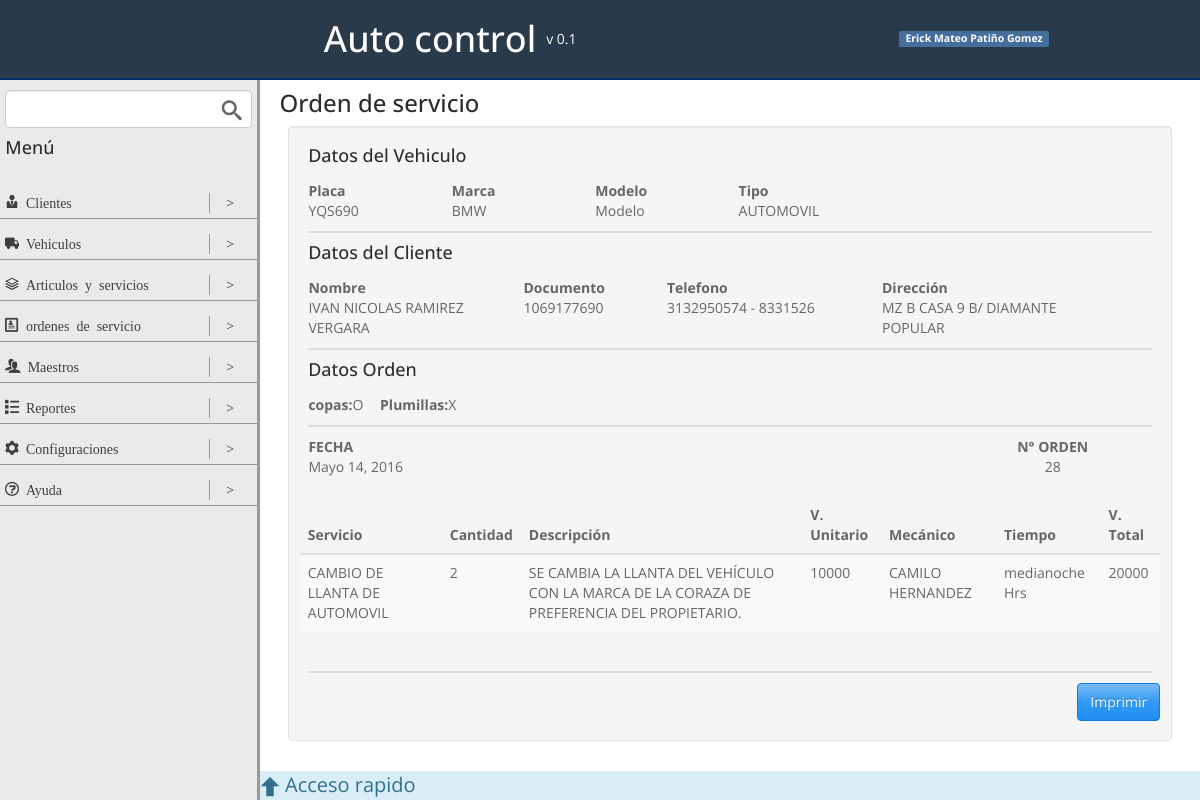
The page /orden-servicio/28/ on the database its author committed.
### ordenes_servicios/models.py (models this page shows, shortened)
class ordenServicioModel(models.Model):
	vehiculo = models.ForeignKey(vehiculoModel,null=False,blank=False)
	fecha = models.DateField(null=False,blank=False,default=datetime.now)
	state = models.PositiveIntegerField(default = 1)

class ordenServicioDetalleModel(models.Model):
	servicio = models.ForeignKey(servicioModel,null=False,blank=False)
	cantidad = models.PositiveIntegerField(null=True,blank=True)
	valorUnitario = models.PositiveIntegerField(null=True,blank=True,verbose_name='V. Unitario')
	valorTotal = models.PositiveIntegerField(null=True,blank=True, verbose_name='V. Total')
	mecanico = models.ForeignKey(mecanicoModel,null=True,blank=True)
	ordenServicio = models.ForeignKey(ordenServicioModel,null=False,blank=False)
	time = models.TimeField(auto_now = False, null = True, blank = True)

### vehiculos/models.py (models this page shows, shortened)
class vehiculoModel(models.Model):
	placa = models.CharField(max_length=10, primary_key=True, null=False, blank=False)
	cilindraje = models.IntegerField(null=True, blank=True)
	marca = models.ForeignKey(MarcaModel, null=True, blank=True)
	clase = models.CharField(max_length=50, null=True, blank=True)
	tipo = models.ForeignKey(tipoVehiculoModel, null=True, blank=True)
	cliente = models.ForeignKey(clienteModel, null=False, blank=False)
	foto = models.ImageField(upload_to = 'img/vehiculo/', default = 'img/none.jpg')

class MarcaModel(models.Model):
	marca = models.CharField(max_length=50)
	def __str__(self):
		return u'%s' % (self.marca)

class tipoVehiculoModel(models.Model):
	nombre = models.CharField(max_length=50)
	def __str__(self):
		return u'%s' % (self.nombre)

### clientes/models.py (models this page shows, shortened)
class clienteModel(models.Model):
	nombre = models.CharField(max_length=35)
	apellido = models.CharField(max_length=35)
	documento = models.CharField(max_length=20)
	telefono = models.CharField(max_length=20, blank=True, null=True)
	celular = models.CharField(max_length=50)
	direccion = models.CharField(max_length=50, blank=True, null=True)
	email = models.EmailField(blank=True, null=True)
	def __str__(self):
		return u'%s %s' % (self.nombre, self.apellido)

### articulos_servicios/models.py (models this page shows, shortened)
class servicioModel(models.Model):
	nombre = models.CharField(max_length=100)
	valor =  models.PositiveIntegerField()
	servicio = models.BooleanField(default = True)
	grupo = models.ForeignKey(grupoServicioModel, blank = True, null = True)
	time = models.TimeField(default = '0:00:00')
	detail = models.CharField(max_length = 1000, default = '-')
	def __str__(self):
		return u'%s' % (self.nombre)

### maestros/models.py (models this page shows, shortened)
class mecanicoModel(models.Model):
	nombre = models.CharField(max_length=50)
	apellido = models.CharField(max_length=50)
	telefono = models.CharField(max_length=20, blank=True, null=True)
	celular = models.CharField(max_length=20)
	direccion = models.CharField(max_length=50, blank=True, null=True)
	activo = models.BooleanField(default=True)
	def __str__(self):
		return u'%s %s' % (self.nombre, self.apellido)

### ordenes_servicios/views.py (the view)
# urls.py: url(r'^orden-servicio/(?P<pk>[\w\-]+)/$', 'ordenes_servicios.views.detalleOrdenServicio', name = 'detalle_orden_servicio'),
def detalleOrdenServicio(request, pk):
	sum_tot = 0
	orden = get_or_none(ordenServicioModel, pk=pk)
	ordenDetalle = ordenServicioDetalleModel.objects.filter(ordenServicio = orden)
	context = {
		'orden' : orden,
		'ordenDetalle' : ordenDetalle,
	}
	return render(request,'detail_orden_servicio.html', context)

### app/utils.py (called while the page is built)
def get_or_none(Model, **kwargs):
	try:
		return Model.objects.get(**kwargs)
	except ObjectDoesNotExist:
		return None

### ordenes_servicios/templates/detail_orden_servicio.html
{% extends "base.html" %}
{% block contentViewTitle %}
	<h3>Orden de servicio</h3>
{% endblock contentViewTitle %}
{% block content %}
<div class="well orden-servicio">
	<h4>Datos del Vehiculo</h4>
	<div class="row orden-datos-vehiculo">
		<div class="col-2">
			<span class="labelfield">Placa</span>
			<span class="dato">{{ orden.vehiculo.placa }}</span>
		</div>
		<div class="col-2">
			<span class="labelfield">Marca</span>
			<span class="dato">{{ orden.vehiculo.marca }}</span>
		</div>
		<div class="col-2">
			<span class="labelfield">Modelo</span>
			<span class="dato">Modelo</span>
		</div>
		<div class="col-2">
			<span class="labelfield">Tipo</span>
			<span class="dato">{{ orden.vehiculo.tipo }}</span>
		</div>
	</div>
	<div class="separator-horizontal"></div>
	<h4>Datos del Cliente</h4>
	<div class="row orden-datos-cliente">
		<div class="col-3">
			<span class="labelfield">Nombre</span>
			<span class="dato">{{ orden.vehiculo.cliente }}</span>
		</div>
		<div class="col-2">
			<span class="labelfield">Documento</span>
			<span class="dato">{{ orden.vehiculo.cliente.documento }}</span>
		</div>
		<div class="col-3">
			<span class="labelfield">Telefono</span>
			<span class="dato">{{ orden.vehiculo.cliente.celular }} - {{ orden.vehiculo.cliente.telefono }}</span>
		</div>
		<div class="col-3">
			<span class="labelfield">Dirección</span>
			<span class="dato">{{ orden.vehiculo.cliente.direccion }}</span>
		</div>
	</div>
	<div class="separator-horizontal"></div>
	<h4>Datos Orden</h4>
	<div class="row">
		<div class="col-1 middle flex">
			<label for="">copas: </label>O
		</div>
		<div class="col-2 middle flex">
			<label for="">Plumillas: </label>X
		</div>
	</div>
	<div class="separator-horizontal"></div>
	<div class="row">
		<div class="col-3">
			<span class="labelfield">FECHA</span>
			<span class="dato">{{ orden.fecha }}</span>
		</div>
		<div class="col-6"></div>
		<div class="col-3 center">
			<span class="labelfield">N° ORDEN</span>
			<span class="dato">{{ orden.id }}</span>
		</div>
	</div>
	<div class="row orden-datos-servicio">
		<table class="table table-striped table-hover ">
			<thead>
				<tr>
					<th>Servicio</th>
					<th>Cantidad</th>
					<th>Descripción</th>
					<th>V. Unitario</th>
					<th>Mecánico</th>
					<th>Tiempo</th>
					<th>V. Total</th>
				</tr>
			</thead>
			<tbody>
				{% for detalle in ordenDetalle %}
					<tr>
						<td>{{ detalle.servicio }}</td>
						<td>{{ detalle.cantidad }}</td>
						<td>{{ detalle.servicio.detail }}</td>
						<td>{{ detalle.valorUnitario }}</td>
						<td>{{ detalle.mecanico }}</td>
						<td>{{ detalle.servicio.time }} Hrs</td>
						<td>{{ detalle.valorTotal }}</td>
					</tr>
				{% endfor %}
			</tbody>
		</table>
	</div>
	<div class="separator-horizontal"></div>
		<div class="row end">
			<a href="{% url 'imprimir_orden_servicio' orden.pk %}" class="btn btn-info">Imprimir</a>
		</div>
</div>
{% endblock content %}

### static/css/styles.css (style rules this page uses)
.row { box-sizing:border-box;display:-webkit-flex;display:-ms-flexbox;display:-webkit-box;display:flex;-webkit-flex:0 1 auto;-ms-flex:0 1 auto;-webkit-box-flex:0;flex:0 1 auto;-webkit-flex-direction:row;-ms-flex-direction:row;-webkit-box-orient:horizontal;-webkit-box-direction:normal;flex-direction:row;-webkit-flex-wrap:wrap;-ms-flex-wrap:wrap;flex-wrap:wrap;margin-right:-1%;margin-left:-1% }
.col-0,.col-1,.col-2,.col-3,.col-4,.col-5,.col-6,.col-7,.col-8,.col-9,.col-10,.col-11,.col-12 { box-sizing:border-box;-webkit-flex:0 0 auto;-ms-flex:0 0 auto;-webkit-box-flex:0;flex:0 0 auto;padding-right:1%;padding-left:1% }
.col-1 { -ms-flex-preferred-size:8.333%;-webkit-flex-basis:8.333%;flex-basis:8.333%;max-width:8.333% }
.col-2 { -ms-flex-preferred-size:16.667%;-webkit-flex-basis:16.667%;flex-basis:16.667%;max-width:16.667% }
.col-3 { -ms-flex-preferred-size:25%;-webkit-flex-basis:25%;flex-basis:25%;max-width:25% }
.col-6 { -ms-flex-preferred-size:50%;-webkit-flex-basis:50%;flex-basis:50%;max-width:50% }
.center { -webkit-justify-content:center;-ms-flex-pack:center;-webkit-box-pack:center;justify-content:center;text-align:center }
.end { -webkit-justify-content:flex-end;-ms-flex-pack:end;-webkit-box-pack:end;justify-content:flex-end;text-align:end }
.middle { -webkit-align-items:center;-ms-flex-align:center;-webkit-box-align:center;align-items:center }
html,body { height:100% }
h1,h2,h3,h4 { margin:0 }
h4 { margin-bottom:15px }
a { color:#3d3f3f;text-decoration:none }
label { margin:0 }
.flex { display:flex }
.separator-horizontal { border-bottom:2px solid #dcdcdc;margin-top:10px;margin-bottom:10px }
.orden-servicio .labelfield { display:inherit;font-weight:bold }
.orden-servicio .dato { display:inherit }
.orden-datos-servicio { margin-top:20px;margin-bottom:20px }

### rows shown on the page
ordenServicioModel: vehiculo.placa "YQS690", vehiculo.marca "BMW", vehiculo.tipo "AUTOMOVIL", vehiculo.cliente "IVAN NICOLAS RAMIREZ VERGARA", vehiculo.cliente.documento "1069177690", vehiculo.cliente.celular "3132950574", vehiculo.cliente.telefono "8331526", vehiculo.cliente.direccion "MZ B CASA 9 B/ DIAMANTE POPULAR", fecha "Mayo 14, 2016", id "28"
ordenServicioDetalleModel: servicio "CAMBIO DE LLANTA DE AUTOMOVIL", cantidad "2", servicio.detail "SE CAMBIA LA LLANTA DEL VEHÍCULO CON LA MARCA DE LA CORAZA DE PREFERENCIA DEL PROPIETARIO.", valorUnitario "10000", mecanico "CAMILO HERNANDEZ", servicio.time "medianoche", valorTotal "20000"
